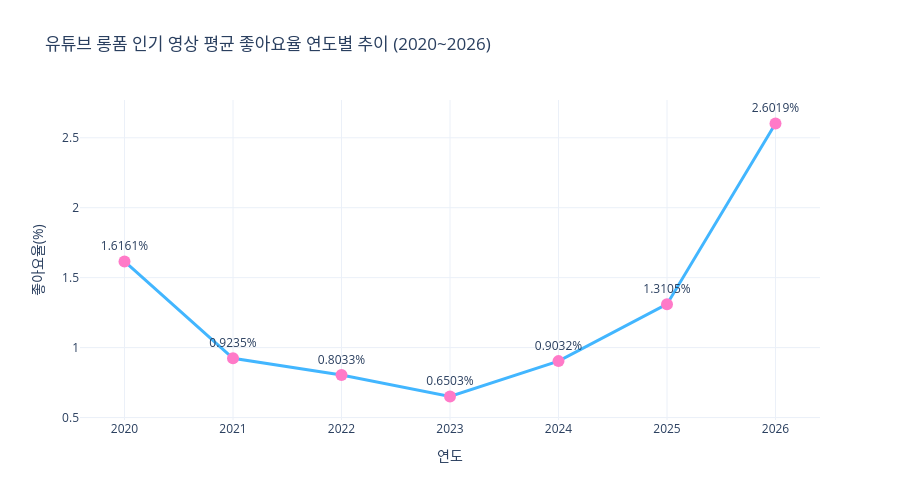

This figure's notebook cell:
### Code cell
# 롱폼 영상만 필터링
longform_only = df_trend[df_trend['format_type'] == 'longform'].copy()

# 좋아요율 계산
longform_only['like_rate'] = longform_only['like_count'] / longform_only['view_count'].replace(0, 1) * 100

# 연도별 평균 좋아요율
yearly_like_rate = []
for year in years:
    year_df = longform_only[longform_only['period'] == year]
    if len(year_df) > 0:
        rate = round(year_df['like_rate'].mean(), 4)
    else:
        rate = 0
    yearly_like_rate.append(rate)
    print(f'{year}년 롱폼 평균 좋아요율: {rate}%')

# 시각화
fig2 = go.Figure()
fig2.add_trace(go.Scatter(
    x=years,
    y=yearly_like_rate,
    mode='lines+markers+text',
    text=[f'{r}%' for r in yearly_like_rate],
    textposition='top center',
    line=dict(color='#42B6FF', width=3),
    marker=dict(color='#FF7AC8', size=12)
))
fig2.update_layout(
    title='유튜브 롱폼 인기 영상 평균 좋아요율 연도별 추이 (2020~2026)',
    yaxis_title='좋아요율(%)',
    xaxis_title='연도',
    template='plotly_white',
    height=500
)
fig2.show()

### Figure 1 — Plotly figure (JSON) as saved in the notebook; plotly's stock layout.template omitted (floating-point values rounded to 4 significant figures)
{"data": [{"line": {"color": "#42B6FF", "width": 3}, "marker": {"color": "#FF7AC8", "size": 12}, "mode": "lines+markers+text", "text": ["1.6161%", "0.9235%", "0.8033%", "0.6503%", "0.9032%", "1.3105%", "2.6019%"], "textposition": "top center", "type": "scatter", "x": ["2020", "2021", "2022", "2023", "2024", "2025", "2026"], "y": [1.616, 0.9235, 0.8033, 0.6503, 0.9032, 1.31, 2.602]}], "layout": {"height": 500, "title": {"text": "유튜브 롱폼 인기 영상 평균 좋아요율 연도별 추이 (2020~2026)"}, "xaxis": {"title": {"text": "연도"}}, "yaxis": {"title": {"text": "좋아요율(%)"}}}}
